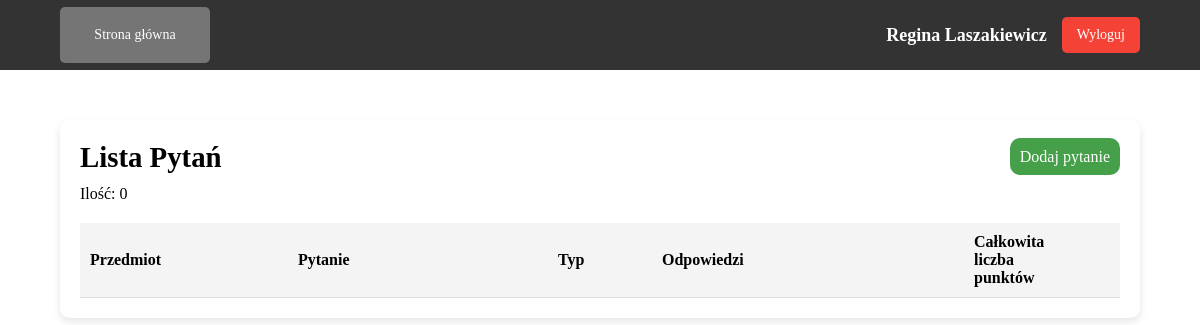
The app's page /teacher/questions.php (signed in), older data.
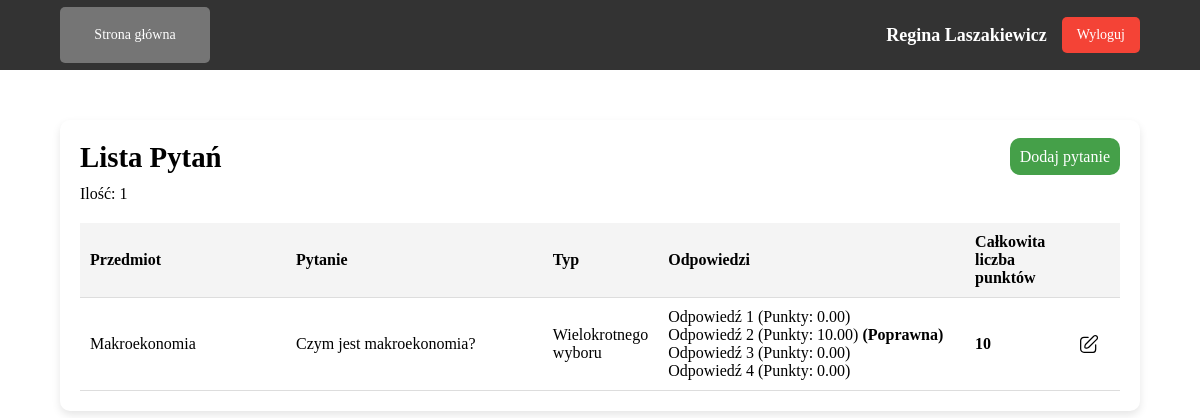
The same page, newer data.
### tables this page shows
CREATE TABLE `tPytania` (
  `ID` int NOT NULL,
  `id_przedmiotu` int NOT NULL,
  `id_wykladowcy` int NOT NULL,
  `typ` varchar(255) DEFAULT NULL,
  `tresc` text NOT NULL,
  `data_stworzenia` datetime DEFAULT CURRENT_TIMESTAMP,
  `data_aktualizacji` datetime DEFAULT CURRENT_TIMESTAMP ON UPDATE CURRENT_TIMESTAMP
);

CREATE TABLE `tPrzedmioty` (
  `ID` int NOT NULL,
  `nazwa` varchar(100) NOT NULL,
  `uwagi` text,
  `id_kierunku` int DEFAULT NULL
);

CREATE TABLE `tOdpowiedzi` (
  `ID` int NOT NULL,
  `id_pytania` int NOT NULL,
  `tresc` text NOT NULL,
  `data_stworzenia` datetime DEFAULT CURRENT_TIMESTAMP,
  `data_aktualizacji` datetime DEFAULT CURRENT_TIMESTAMP ON UPDATE CURRENT_TIMESTAMP,
  `correct` tinyint(1) NOT NULL,
  `punkty` decimal(5,2) NOT NULL DEFAULT '0.00'
);

### config/functions.php (called while the page is built, shortened)
<?php
    function getGroupCountByTeacherId($conn, $table, $userId) {
        $query = "  SELECT
                        COUNT(*)
                    FROM
                        $table
                    WHERE
                        id_wykladowcy = '$userId'";
        $result = mysqli_query($conn, $query);
        $row = mysqli_fetch_row($result);
        return $row[0];
    }
    function getTableInfoByUserId($conn, $table, $userId) {
        $query = "SELECT * FROM $table WHERE id_wykladowcy = $userId";
        return mysqli_query($conn, $query);
    }
?>

### public/teacher/questions.php (the view, shortened to what the changed rows need)
<?php
    require_once('../../config/connect.php');
    require_once('../../config/functions.php');
    $userId = $_SESSION['user_id'];
    $QuestionCount = getGroupCountByTeacherId($conn, 'tPytania', $userId);
    $QuestionInfo = getTableInfoByUserId($conn, 'tPytania', $userId);
    function getAnswersByQuestionId($conn, $questionId) {
        $query = "SELECT * FROM tOdpowiedzi WHERE id_pytania = $questionId";
        return mysqli_query($conn, $query);
    }
    function getSubjectNameById($conn, $subjectId) {
        $subjectQuery = "SELECT nazwa FROM tPrzedmioty WHERE id = $subjectId";
        $result = mysqli_query($conn, $subjectQuery);
        if ($result) {
            $subject = mysqli_fetch_assoc($result);
            return $subject['nazwa'];
        } else {
            return null;
        }
    }
?>
<!DOCTYPE html>
<html lang="en">
<head>
    <link rel="stylesheet" href="../../assets/css/main.css">
</head>
<body>
    <main class="main">
        <div class="container">
            <div class="title">
                <h1>Lista Pytań</h1>
                <div class="questions">
                </div>
            </div>
            <p>Ilość: <?php echo $QuestionCount; ?></p>
            <table>
                <thead>
                    <tr>
                        <th style="width: 20%;">Przedmiot</th>
                        <th style="width: 25%;">Pytanie</th>
                        <th style="width: 10%;">Typ</th>
                        <th style="width: 30%;">Odpowiedzi</th>
                        <th style="width: 10%;">Całkowita liczba punktów</th>
                        <th style="width: 5%;"></th>
                    </tr>
                </thead>
                <tbody>
                    <?php while ($QuestionData = mysqli_fetch_assoc($QuestionInfo)): ?>
                        <tr>
                        <?php
                            $subjectId = $QuestionData['id_przedmiotu'];
                            $subjectName = getSubjectNameById($conn, $subjectId);
                        ?>
                            <td><?php echo $subjectName; ?></td>
                            <td><?php echo $QuestionData['tresc']; ?></td>
                            <td><?php echo $QuestionData['typ']; ?></td>
                            <td>
                                <ul>
                                    <?php
                                    $answers = getAnswersByQuestionId($conn, $QuestionData['ID']);
                                    $totalPoints = 0;
                                    $questionNumber = 1;
                                    while ($answer = $answers->fetch_assoc()):
                                        $totalPoints += $answer['punkty'];
                                    ?>
                                        <li>
                                            Odpowiedź <?php echo $questionNumber; ?>
                                            (Punkty: <?php echo number_format($answer['punkty'], 2); ?>)
                                            <?php if ($answer['correct'] == 1): ?>
                                                <strong>(Poprawna)</strong>
                                            <?php endif; ?>
                                        </li>
                                    <?php
                                        $questionNumber++;
                                    endwhile;
                                    ?>
                                </ul>
                            </td>
                            <td>
                                <strong><?php echo $totalPoints; ?></strong>
                            </td>
                            <td>
                                <a href="edit_question.php?question_id=<?php echo $QuestionData['ID']; ?>" class="btn-edit">
                                    <img src="../../assets/images/icons/edit.svg" class="edit-icon">
                                </a>
                            </td>
                        </tr>
                    <?php endwhile; ?>
                </tbody>
            </table>
        </div>
    </main>
</body>
</html>

Row changes from the older to the newer data that the page shows:
added tpytania: id_przedmiotu.nazwa "Makroekonomia", tresc "Czym jest makroekonomia?", typ "Wielokrotnego wyboru", totalPoints "10"
added todpowiedzi: punkty "0.00"
added todpowiedzi: punkty "10.00", correct "(Poprawna)"
added todpowiedzi: punkty "0.00"
added todpowiedzi: punkty "0.00"
Text that changed along with them:
$QuestionCount: "0" → "1"
